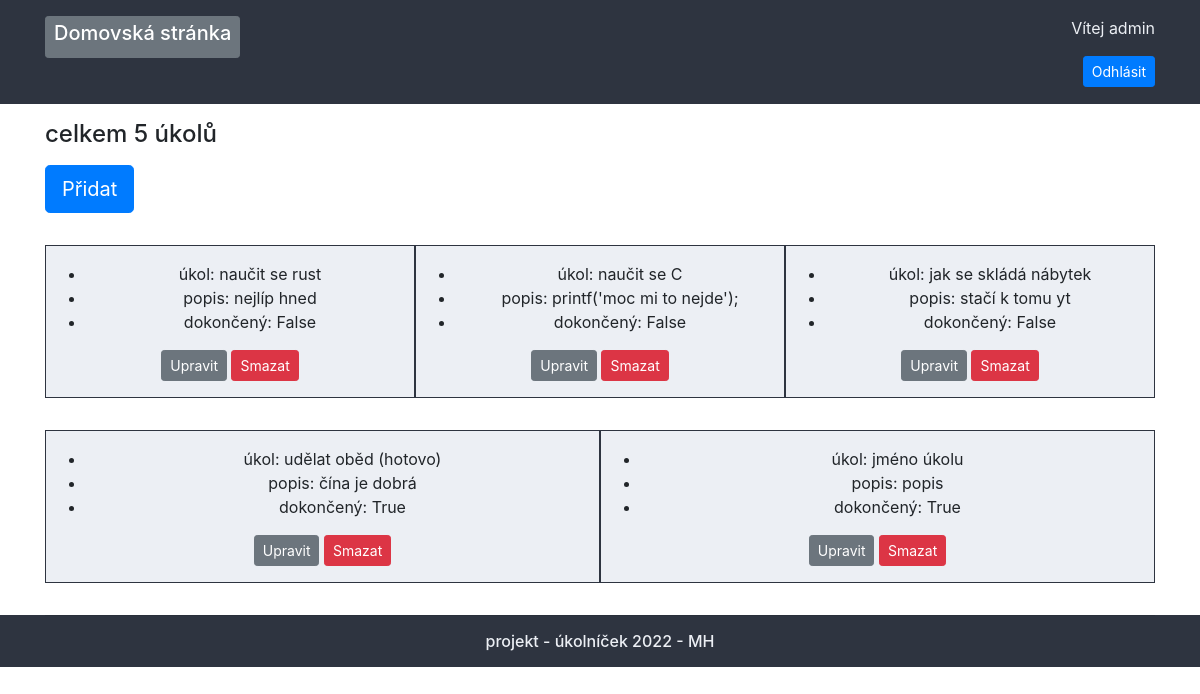
Screenshot of /profile/1 (signed in) with the database file from the repository.
### base/models.py (models this page shows, shortened)
class Task(models.Model):
    user = models.ForeignKey(User, on_delete=models.CASCADE)
    name = models.CharField(max_length=100)
    description = models.TextField(max_length=200, null=True, blank=True)
    finished = models.BooleanField(default=False)
    class Meta:
        ordering = ['finished'] ## nejdřív nedokončený, obráceně -finished

### base/views.py (the view)
# urls.py: path('profile/<int:pk>', views.userProfile, name="user-profile"),
@login_required(login_url='home')
def userProfile(request, pk):
    user = User.objects.get(id=pk)
    tasks = Task.objects.filter(user=user)
    task_count = tasks.count()
    data = {'user': user, 'tasks': tasks, 'count': task_count}
    return render(request, 'base/profile.html', data)

### base/templates/base/profile.html
{% extends 'main.html' %}
{% block content %}
<div class="container">
    <h4 class="mt-3 mb-3">celkem {{count}} úkolů</h4>
    <a href="{% url 'add-task' user.id %}" class="btn btn-primary btn-lg mb-3">Přidat</a>
    <div class="tasks d-flex flex-wrap">
        {% for task in tasks %}
            <div class="tasks-single pt-3 pb-3 mt-3 mb-3 text-center">
                <div class="tasks-single-task">
                    <ul>
                        <li>úkol: {{task.name}}</li>
                        <li>popis: {{task.description}}</li>
                        <li>dokončený: {{task.finished}}</li>
                    </ul>
                    <a href="{% url 'update-task' task.id %}" class="btn btn-secondary btn-sm">Upravit</a>
                    <a href="{% url 'remove-task' task.id %}" class="btn btn-danger btn-sm">Smazat</a>
                </div>
            </div>
        {% endfor %}
    </div>
</div>
{% endblock %}

### templates/navbar.html (shortened to what this page needs)
<header>
    <nav class="pt-3">
        <div class="container" id="navbar_menu">
            <div id="btn-domu">
                <a href="/" class="btn btn-secondary btn-sm">
                    <h5>Domovská stránka</h5>
                </a>
            </div>
            <div class="text-right">
                {% if request.user.is_authenticated %}
                    <p>Vítej {{request.user}}</p>
                    <a href="{% url 'logout' %}" class="btn btn-primary btn-sm">Odhlásit</a>
                {% endif %}
            </div>
        </div>
    </nav>
</header>

### static/css/style.css (style rules this page uses)
nav { background-color: #2e3440; color: #eceff4; }
#navbar_menu { display: grid; grid-template-columns: 1fr 1fr; }
.tasks-single { background-color: #eceff4; justify-content: center; flex: 100%; }
@media (min-width: 768px) { .tasks-single { flex: 50%; border: 1px solid #2e3440 } }
@media (min-width: 992px) { .tasks-single { flex: 30%; } }

### rows the page displays
Task: name "naučit se rust", description "nejlíp hned", finished "False"
Task: name "naučit se C", description "printf('moc mi to nejde');", finished "False"
Task: name "jak se skládá nábytek", description "stačí k tomu yt", finished "False"
Task: name "udělat oběd (hotovo)", description "čína je dobrá", finished "True"
Task: name "jméno úkolu", description "popis", finished "True"

### other values shown
{{ request.user }} "admin"
{{ count }} "5"
